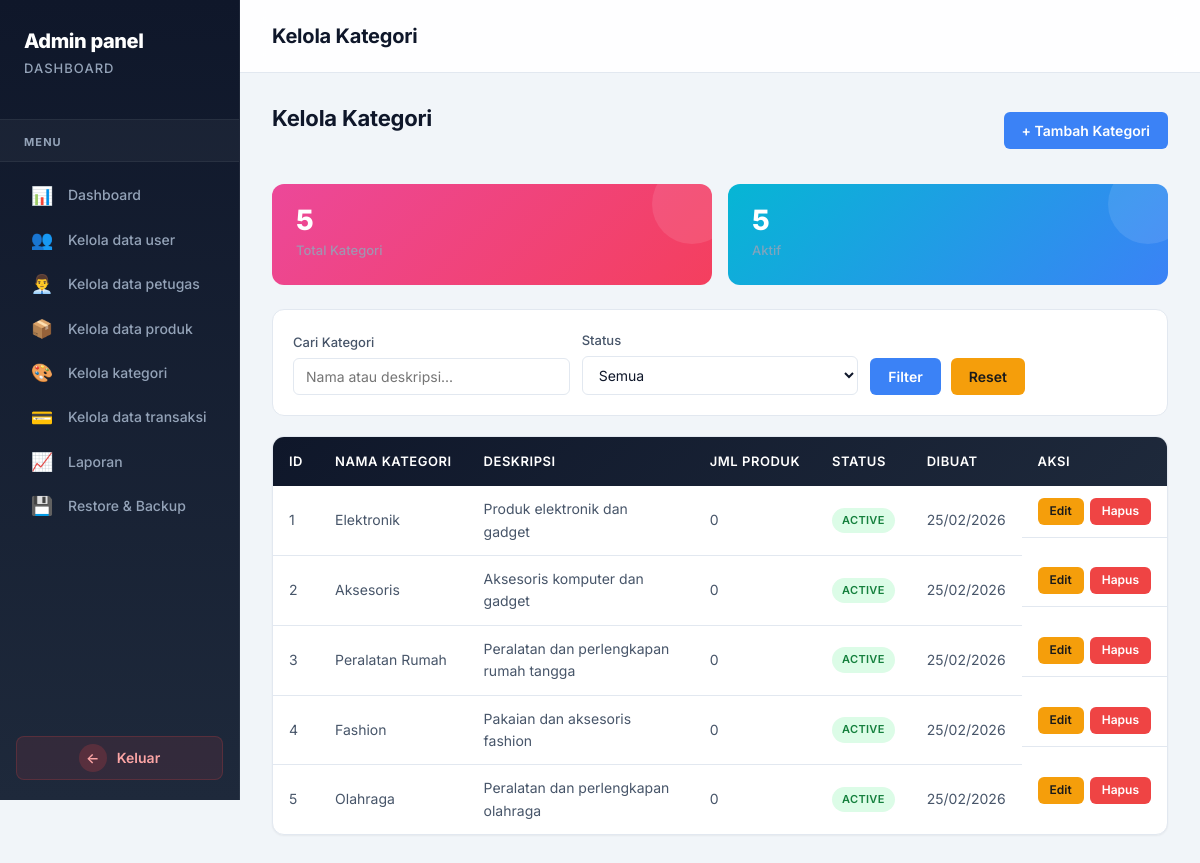
The app's page /Admin/kelola_kategori.php (signed in) with its own data.
### tables this page shows
CREATE TABLE `categories` (
  `id` int(11) NOT NULL,
  `name` varchar(100) NOT NULL,
  `description` text DEFAULT NULL,
  `status` enum('active','inactive') NOT NULL DEFAULT 'active',
  `created_at` timestamp NOT NULL DEFAULT current_timestamp(),
  `updated_at` timestamp NOT NULL DEFAULT current_timestamp() ON UPDATE current_timestamp()
);

### Admin/kelola_kategori.php (the view, shortened to what this page needs)
<?php
$current_page = basename($_SERVER['PHP_SELF']);
require_once '../config/database.php';
$search = $_GET['search'] ?? '';
$query = "SELECT * FROM categories WHERE 1=1";
$params = [];
$query .= " ORDER BY created_at DESC";
try {
    $pdo = getDBConnection();
    $stmt = $pdo->prepare($query);
    $stmt->execute($params);
    $categories = $stmt->fetchAll();
    $stmt = $pdo->query("SELECT COUNT(*) as total FROM categories");
    $total = $stmt->fetch()['total'];
    $stmt = $pdo->query("SELECT COUNT(*) as total FROM categories WHERE status = 'active'");
    $active = $stmt->fetch()['total'];
} catch (PDOException $e) {
    $error = '❌ Database error: ' . $e->getMessage();
    $categories = [];
    $total = 0;
    $active = 0;
}
?>
<!DOCTYPE html>
<html lang="id">
<head>
    <link rel="stylesheet" href="../css/shared.css" />
</head>
<body data-role="admin">
<div class="main-container">
    <div class="sidebar">
        <div class="sidebar-header"><span class="admin-panel-title">Admin panel</span><span class="dashboard-title">Dashboard</span></div>
        <div class="menu-divider"><span class="menu-label">Menu</span></div>
        <nav class="sidebar-nav">
            <a href="dashboard_admin.php"><span class="nav-icon">📊</span> Dashboard</a>
            <a href="kelola_user.php"><span class="nav-icon">👥</span> Kelola data user</a>
            <a href="kelola_petugas.php"><span class="nav-icon">👨‍💼</span> Kelola data petugas</a>
            <a href="kelola_produk.php"><span class="nav-icon">📦</span> Kelola data produk</a>
            <a href="kelola_kategori.php" class="<?php echo ($current_page == 'kelola_produk.php') ? 'active' : ''; ?>">
                <span class="nav-icon">🎨</span>
                Kelola kategori
            </a>
            <a href="kelola_transaksi.php"><span class="nav-icon">💳</span> Kelola data transaksi</a>
            <a href="laporan.php"><span class="nav-icon">📈</span> Laporan</a>
            <a href="restore_backup.php"><span class="nav-icon">💾</span> Restore & Backup</a>
        </nav>
        <a href="../Auth/logout.php" class="logout-button"><span class="logout-icon">←</span><span class="logout-text">Keluar</span></a>
    </div>
    <div class="main-content">
        <div class="top-bar"><h1>Kelola Kategori</h1></div>
        <div class="content-area">
            <div class="page-header">
                <h2 class="page-title">Kelola Kategori</h2>
                <button class="btn btn-primary" onclick="openModal('addModal')">+ Tambah Kategori</button>
            </div>
            <div class="stats-summary">
                <div class="stat-box total"><div class="stat-number"><?php echo number_format($total); ?></div><div class="stat-label">Total Kategori</div></div>
                <div class="stat-box active"><div class="stat-number"><?php echo number_format($active); ?></div><div class="stat-label">Aktif</div></div>
            </div>
            <div class="filter-section">
                <form method="GET" action="" class="filter-form">
                    <div class="filter-group"><label for="search">Cari Kategori</label><input type="text" id="search" name="search" value="<?php echo htmlspecialchars($search); ?>" placeholder="Nama atau deskripsi..."></div>
                    <div class="filter-group"><label for="status">Status</label><select id="status" name="status"><option value="">Semua</option></select></div>
                    <div class="filter-group" style="min-width:auto;"><button type="submit" class="btn btn-primary">Filter</button><a href="kelola_kategori.php" class="btn btn-warning" style="margin-left:10px;">Reset</a></div>
                </form>
            </div>
            <div class="table-container">
                <table>
                    <thead><tr><th>ID</th><th>Nama Kategori</th><th>Deskripsi</th><th>Jml Produk</th><th>Status</th><th>Dibuat</th><th>Aksi</th></tr></thead>
                    <tbody>
                        <?php if(count($categories) > 0): ?>
                            <?php foreach($categories as $c): ?>
                            <?php
                            $stmt = $pdo->prepare("SELECT COUNT(*) as count FROM products WHERE category_id = :id");
                            $stmt->execute(['id' => $c['id']]);
                            $product_count = $stmt->fetch()['count'];
                            ?>
                            <tr>
                                <td><?php echo $c['id']; ?></td>
                                <td><?php echo htmlspecialchars($c['name']); ?></td>
                                <td><?php echo htmlspecialchars($c['description'] ?? '-'); ?></td>
                                <td><?php echo number_format($product_count); ?></td>
                                <td><span class="badge badge-<?php echo $c['status']; ?>"><?php echo ucfirst($c['status']); ?></span></td>
                                <td><?php echo date('d/m/Y', strtotime($c['created_at'])); ?></td>
                                <td class="action-buttons">
                                    <button class="btn btn-warning btn-sm" onclick="openEditModal(<?php echo htmlspecialchars(json_encode($c)); ?>)">Edit</button>
                                    <a href="?delete=<?php echo $c['id']; ?>" class="btn btn-danger btn-sm" onclick="return confirm('Hapus kategori ini?')">Hapus</a>
                                </td>
                            </tr>
                            <?php endforeach; ?>
                        <?php else: ?>
                            <tr><td colspan="7" style="text-align:center;padding:40px;">Tidak ada kategori ditemukan</td></tr>
                        <?php endif; ?>
                    </tbody>
                </table>
            </div>
        </div>
    </div>
</div>
</body>
</html>

### records on screen
categories: id "1", name "Elektronik", description "Produk elektronik dan gadget", product_count "0", status "ACTIVE", created_at "25/02/2026"
categories: id "2", name "Aksesoris", description "Aksesoris komputer dan gadget", product_count "0", status "ACTIVE", created_at "25/02/2026"
categories: id "3", name "Peralatan Rumah", description "Peralatan dan perlengkapan rumah tangga", product_count "0", status "ACTIVE", created_at "25/02/2026"
categories: id "4", name "Fashion", description "Pakaian dan aksesoris fashion", product_count "0", status "ACTIVE", created_at "25/02/2026"
categories: id "5", name "Olahraga", description "Peralatan dan perlengkapan olahraga", product_count "0", status "ACTIVE", created_at "25/02/2026"

### other values on screen
$total "5"
$active "5"
